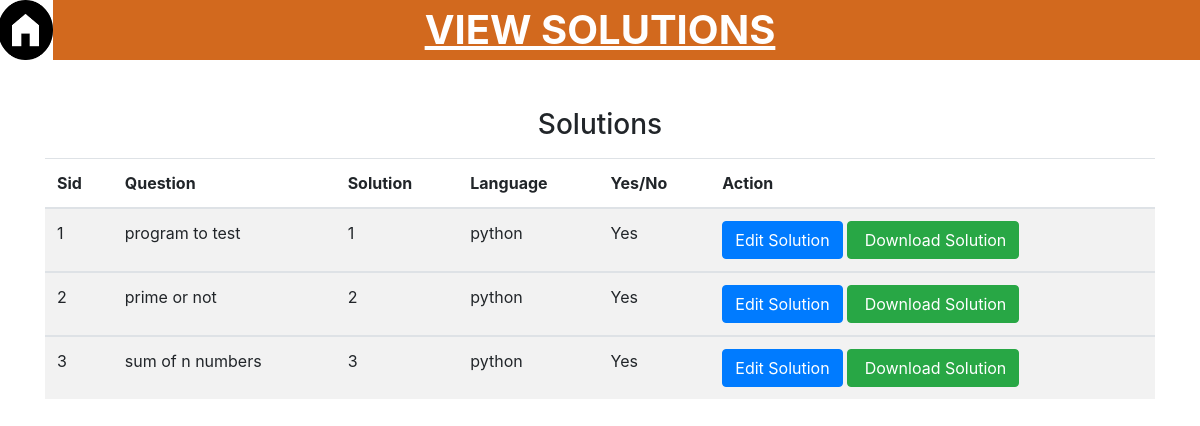
Page /viewsol.php on the committed database.
### tables this page shows
CREATE TABLE `solution` (
  `sid` int(11) NOT NULL,
  `ques` varchar(1000) DEFAULT NULL,
  `sol` varchar(5000) DEFAULT NULL,
  `lang` varchar(50) DEFAULT NULL,
  `yes_no` varchar(10) DEFAULT NULL
);

### viewsol.php (the view, shortened to what this page needs)
<!DOCTYPE html>
<?php
$sql = "select * from solution";
$res = mysqli_query($con,$sql);
?>
<html lang="en">
  <head>
    <link rel="stylesheet" href="https://cdn.jsdelivr.net/npm/bootstrap@4.6.2/dist/css/bootstrap.min.css">
  </head>
  <body style="background-color:">
  <div id="head" style="font-weight: bold;background-color:chocolate;color:white;text-align:center;font-size: 40px;text-decoration: underline;">
        <a href="db.php?home">
                  <img height="60" width="55" style="position: absolute;top:0px;left:-2px;"/>
              </a>
                VIEW SOLUTIONS
            </div><br/><br/>
    <div class  = "container">
      <form method="POST" action="db.php">
        <table class = "table table-striped mt-3">
          <thead class = "mt-3">
            <h3 class = "text-center">Solutions</h3>
            <tr>
              <th scope = "col">Sid</th>
              <th scope = "col">Question</th>
              <th scope = "col">Solution</th>
              <th scope = "col">Language</th>
              <th scope = "col">Yes/No</th>
              <th scope="col">Action</th>
            </tr>
          </thead>
          <?php
          foreach($res as $row)
          {
          ?>
          <tbody>
            <td scope = "col"><?php echo $row['sid'];?></td>
            <td scope = "col"><?php echo $row['ques'];?></td>
            <td scope = "col"><?php echo $row['sol'];?></td>
            <td scope = "col"><?php echo $row['lang'];?></td>
            <td scope = "col"><?php echo $row['yes_no'];?></td>
            <td scope = "col">
            <form action = "db.php" method = "POST">
              <button type  = "submit" name="editsolution" class = "btn btn-primary">Edit Solution</button>
              <button type  = "submit" name="download-sol" class = "btn btn-success"><i class="fa fa-download" aria-hidden="true"></i>&nbsp;Download Solution</button>
            </form>
          </tbody>
          <?php }
          ?>
        </table>
        </form>
      </div>
  </body>
</html>

### rows in the picture
solution: sid "1", ques "program to test", sol "1", lang "python", yes_no "Yes"
solution: sid "2", ques "prime or not", sol "2", lang "python", yes_no "Yes"
solution: sid "3", ques "sum of n numbers", sol "3", lang "python", yes_no "Yes"
